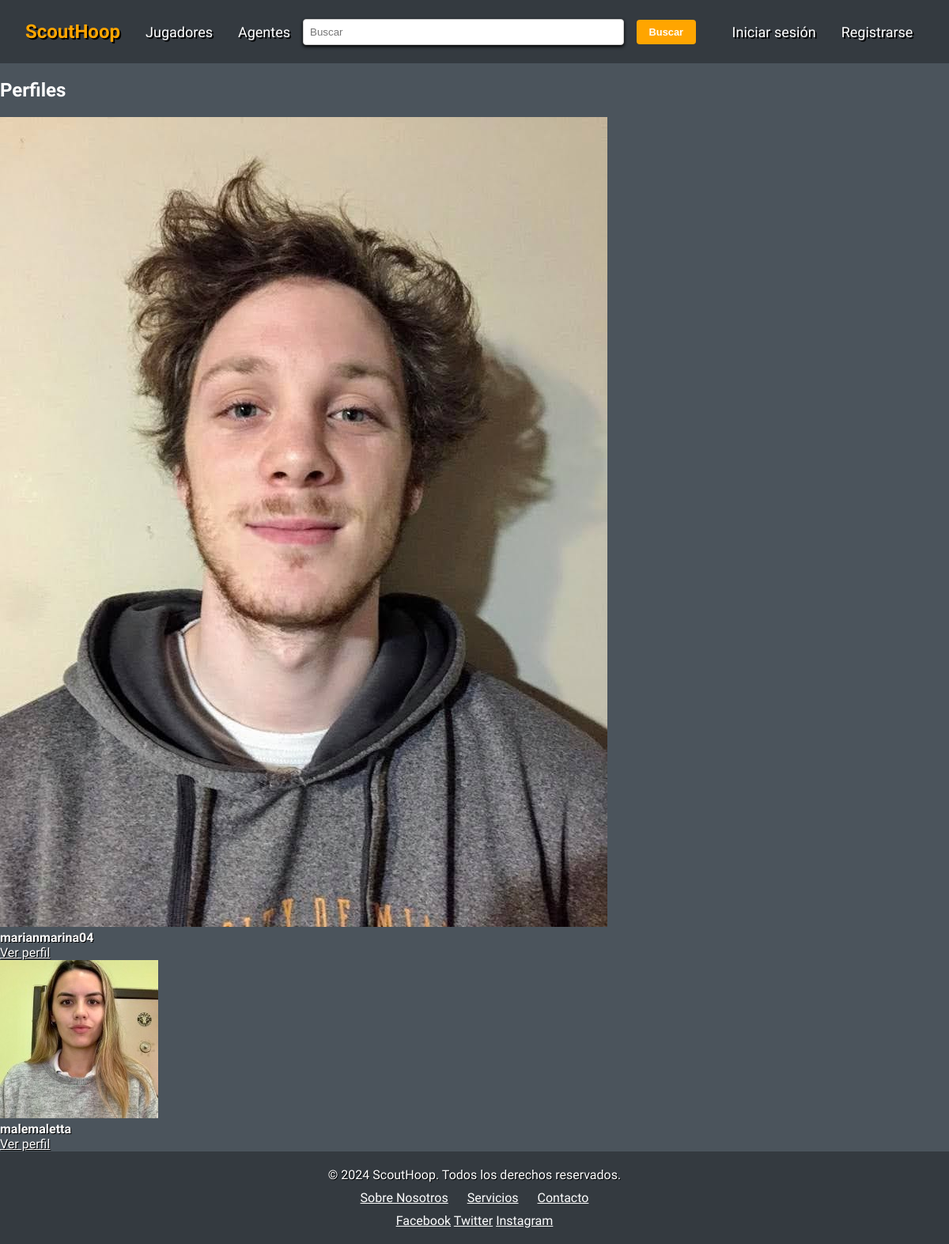
The app's page /profiles/, older data.
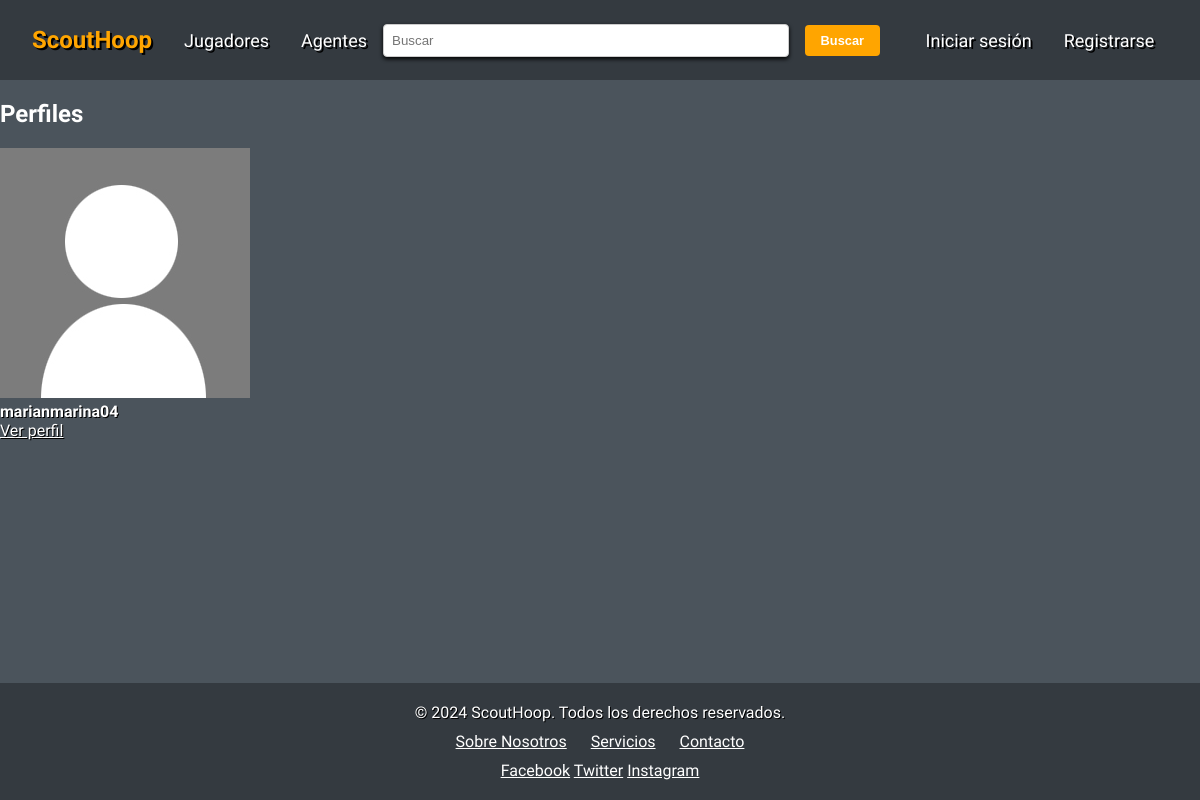
The same page, newer data.
### registration/models.py (models this page shows, shortened)
class Profile(models.Model):
    user = models.OneToOneField(User, on_delete=models.CASCADE)
    avatar = models.ImageField(upload_to=custom_upload_to, null=True, blank=True)
    country = models.CharField(max_length=100, null=True, blank=True)
    bio = models.TextField(null=True, blank=True)
    phone_number = models.CharField(max_length=15, null=True, blank=True)
    ig_link = models.CharField(max_length=100, null=True, blank=True)
    x_link = models.CharField(max_length=100, null=True, blank=True)
    ln_link = models.CharField(max_length=100, null=True, blank=True)
    fbk_link = models.CharField(max_length=100, null=True, blank=True)

### profiles/views.py (the view)
# urls.py: path('', ProfileListView.as_view(), name='profile_list'),
class ProfileListView(ListView):
    model = Profile
    template_name= 'profiles/profile_list.html'

### profiles/templates/profiles/profile_list.html (shortened to what this page needs)
{% extends 'core/base.html' %}
{% load static %}
{% block content %}
  <main role="main">
    <div class="container">
      <div class="row mt-3">
        <div class="col-md-9 mx-auto mb-5">
          <h2>Perfiles</h2>
          <div class="row">
            {% for profile in profile_list %}
              <div class="col-md-4 mt-2 mb-3 ">
                <div class="row p-1">
                  <div class="col-md-12">
                    {% if profile.avatar %}
                      <img src="{{ profile.avatar.url }}" class="img-fluid profile-avatar">
                    {% else %}
                      <img src="{% static 'registration/img/no-avatar.jpg' %}"
                           class="img-fluid profile-avatar">
                    {% endif %}
                    <p class="profile-data">
                      <b>{{ profile.user|truncatechars:"16" }}</b>
                      <br>
                      <a href="{% url 'profile_detail' profile.user %}">Ver perfil</a>
                    </p>
                  </div>
                </div>
              </div>
            {% endfor %}
          </div>
        </div>
      </div>
    </div>
  </main>
{% endblock %}

Row changes from the older to the newer data that the page shows:
removed Profile: avatar (picture), user "malemaletta"
changed Profile "marianmarina04": avatar: picture removed
